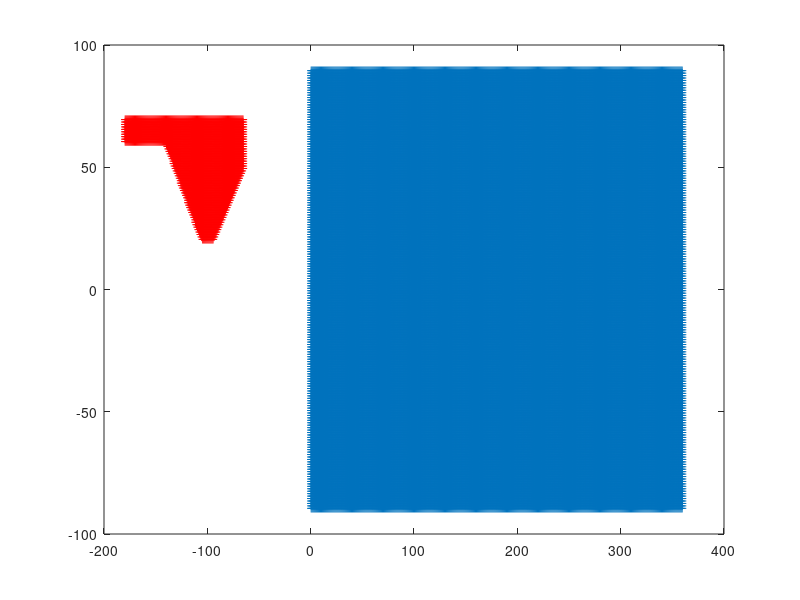

Source code (MATLAB):
% plot_region
%
% Yong ZHOU
% 2017-12-28

lon_lat=NaN*ones(180*90,2);
ill=1;

for lon=-179.5+180:179.5+180
    for lat=-89.5:89.5
        lon_lat(ill,1)=lon;
        lon_lat(ill,2)=lat;
        ill=ill+1;
    end
end

figure;plot(lon_lat(:,1),lon_lat(:,2),'+');

regionA=[...
105 70;...
105 20;...
115 20;...
165 60;...
180 60;...
180 70;...
105 70;...
    ];

regionB=[...
115 20;...
180 20;...
190 40;...
190 60;...
165 60;...
115 20;...
];

regionC=[...
190 60;...
190 40;...
180 20;...
255 20;...
220 60;...
190 60;...
];

regionD=[...
180 60;...
220 60;...
255 20;...
265 20;...
295 50;...
295 70;...
180 70;...
180 60;...
];

[in]=inpolygon(lon_lat(:,1),lon_lat(:,2),regionD(:,1),regionD(:,2));

lon_lat_in=lon_lat(in,:);

lon_lat_in(lon_lat_in(:,1)>180,1)=lon_lat_in(lon_lat_in(:,1)>180,1)-360;

% figure;
hold on;
plot(lon_lat_in(:,1),lon_lat_in(:,2),'r+');

